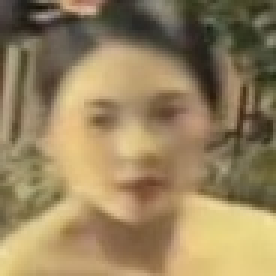
#> input picture data/observed_assets/face_observations/OBS_0001.jpg, 92 x 92 px (shown 3 times larger)
$ python -i director.py   (imports and definitions only)
#> lines starting #> are read from the running program, lines starting #| are printed output that depends on the picture
#!/usr/bin/env python3
# -*- coding: utf-8 -*-
"""Autonomous Film Director: image-first, provenance-aware shot iteration.

Examples:
  python director.py init
  python director.py demo
  python director.py run --shot SH_00032 --anchor MID --provider openai --mode reference --allow-paid --allow-external --image-price 0.15 --max-budget 0.50
  python director.py batch --provider openai --mode reference --limit 3 --allow-paid --allow-external --image-price 0.15 --max-budget 1.00
  python director.py report
No network calls are made unless --allow-paid and --allow-external are explicit.
"""
import argparse, base64, csv, datetime, hashlib, html, io, json, os, re, shutil, sqlite3, sys, time, traceback
from pathlib import Path

import cv2
import numpy as np
from skimage.metrics import structural_similarity

BASE = Path(__file__).resolve().parent
DATA = BASE / 'data'
DB = DATA / 'director.sqlite3'
REF = DATA / 'references'
OUT = BASE / 'output'
REPORT = OUT / 'index.html'
ANCHORS = ('IN','MID','OUT')
ISSUES = ('composition','identity','character_count','blocking','lighting','costume','setting','emotion','artifact','continuity')
STYLE = 'Cinematic Tang-dynasty Chinese historical mystery; natural film lighting and believable physical materials.'
DEFAULT_SCORING = {'ssim':.45,'edges':.25,'color':.30}


def utc(): return datetime.datetime.now(datetime.timezone.utc).isoformat(timespec='seconds')
def sha(p): return hashlib.sha256(Path(p).read_bytes()).hexdigest()
def jdump(x): return json.dumps(x,ensure_ascii=False,indent=2)
def read_json(s, default):
    try:return json.loads(s) if s else default
    except:return default


class ClosingConnection(sqlite3.Connection):
    # [58 lines left out: functions __exit__, connect, not called in this run]


def task_spec_sha(task):
    return hashlib.sha256(jdump({'intent':task['intent'],'constraints':read_json(task['constraints'],{})}).encode('utf-8')).hexdigest()


# [15 lines left out: function rebase_spec, not called in this run]


def event(c, task_id, ty, payload):
    c.execute('INSERT INTO events(task_id,type,payload,created) VALUES(?,?,?,?)',(task_id,ty,jdump(payload),utc()))
    c.commit()


def rel(p):
    try:return str(Path(p).resolve().relative_to(BASE))
    except:return str(p)


# [16 lines left out: function bootstrap, not called in this run]


def load_image(path, maxw=640):
#> called with maxw = 640
    img=cv2.imread(str(path),cv2.IMREAD_COLOR)
#> img is the input picture: shape (92, 92, 3); mean B, G, R 93.8, 130.2, 150.3
    if img is None: raise ValueError(f'Unrecognized image: {path}')
    h,w=img.shape[:2]
#> h = 92; w = 92
    if maxw and w>maxw:
        img=cv2.resize(img,(maxw,round(h*maxw/w)),interpolation=cv2.INTER_AREA)
    return img


def anchor_features(ref_path):
    r=load_image(ref_path)
    gray=cv2.cvtColor(r,cv2.COLOR_BGR2GRAY)
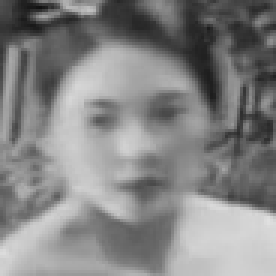
#> gray: shape (92, 92) (shown 3 times larger); min 17, max 224, mean 132
    hsv=cv2.cvtColor(r,cv2.COLOR_BGR2HSV)
#> hsv: shape (92, 92, 3); mean H, S, V 19.9, 93.8, 150.4
    darkness=float(np.mean(gray)/255)
#> darkness = 0.518
    hue=float(np.median(hsv[:,:,0]))
#> hue = 19
    warmth='warm golden / amber' if hue<28 and float(np.mean(hsv[:,:,1]))>.20 else 'film-toned'
#> warmth = 'warm golden / amber'
    casc=cv2.CascadeClassifier(cv2.data.haarcascades+'haarcascade_frontalface_default.xml')
    faces=casc.detectMultiScale(gray,scaleFactor=1.1,minNeighbors=4,minSize=(24,24))
#> faces = [[12, 13, 64, 64]]
    faces_sorted=sorted([[round(x/r.shape[1],3),round(y/r.shape[0],3),round(w/r.shape[1],3),round(h/r.shape[0],3)] for x,y,w,h in faces],key=lambda q:-q[2]*q[3])
#> faces_sorted = [[0.13, 0.141, 0.696, 0.696]]
    return {'relative_luminance':round(darkness,3),'lighting_hint':'low-key / dark' if darkness<.32 else ('balanced' if darkness<.65 else 'high-key'),'color_hint':warmth,'face_detector_candidates':faces_sorted,'face_detector_warning':'Haar boxes are uncertain; missing faces do not mean zero characters.'}


# [211 lines left out: functions build_prompt, score, visualize, classify_without_vision, _image_data, openai_vision and 5 more, not called in this run]


def history_for(c, shot):return c.execute('SELECT * FROM memory WHERE shot_id=? ORDER BY id DESC LIMIT 20',(shot,)).fetchall()


# [121 lines left out: functions run_loop, safe_local_refinement, director_approve, import_candidate, not called in this run]


def simple_image_tag(path,cls=''):
    return f'<img class="{cls}" loading="lazy" src="../{html.escape(str(path))}">'


# [143 lines left out: functions render_report, export_plan, demo, main, not called in this run]

# [5 lines not run here, left out]

>>> result = anchor_features('data/observed_assets/face_observations/OBS_0001.jpg')
#> result = 5 items

$ run again, on data/references/SH_00002_mid.jpg
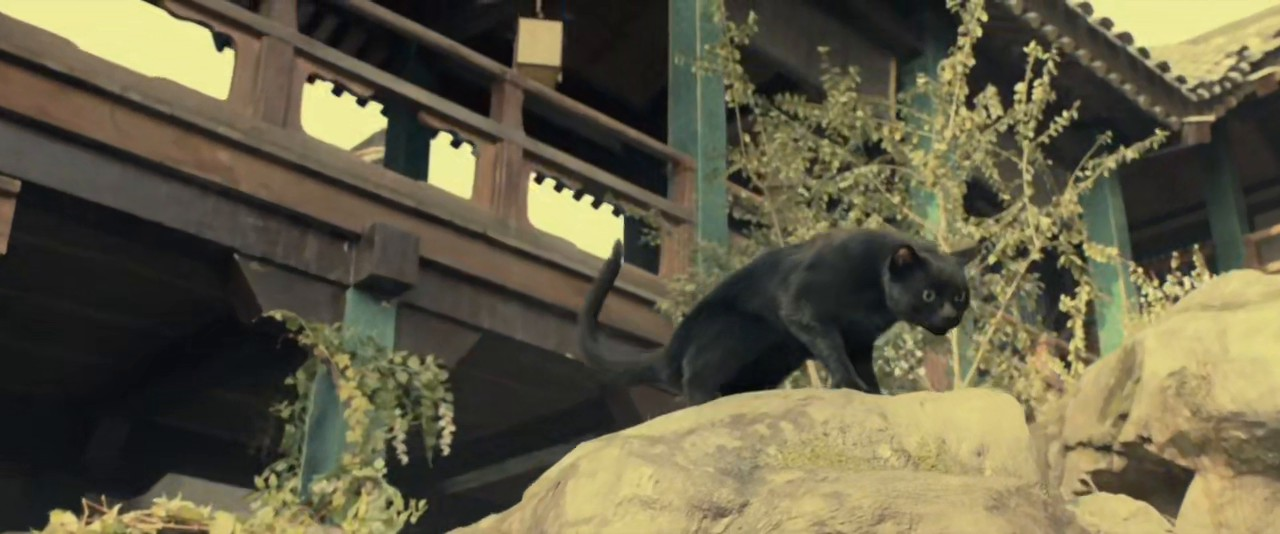
#> input picture data/references/SH_00002_mid.jpg, 1280 x 534 px
#> in load_image, img is the input picture: shape (534, 1280, 3); mean B, G, R 70, 93.6, 99.1
#> img: shape (267, 640, 3)
#> in anchor_features, `gray=cv2.cvtColor(r,cv2.COLOR_BGR2GRAY)`:
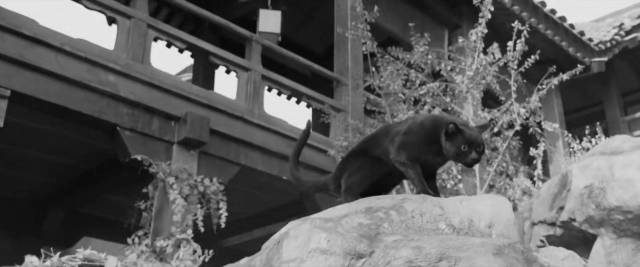
#> gray: shape (267, 640); min 7, max 239, mean 92.7
#> hsv: shape (267, 640, 3); mean H, S, V 39.3, 67.4, 101
#> darkness = 0.363
#> hue = 25
#> warmth = 'warm golden / amber'
#> faces = ()
#> faces_sorted = []
#> result = 5 items
